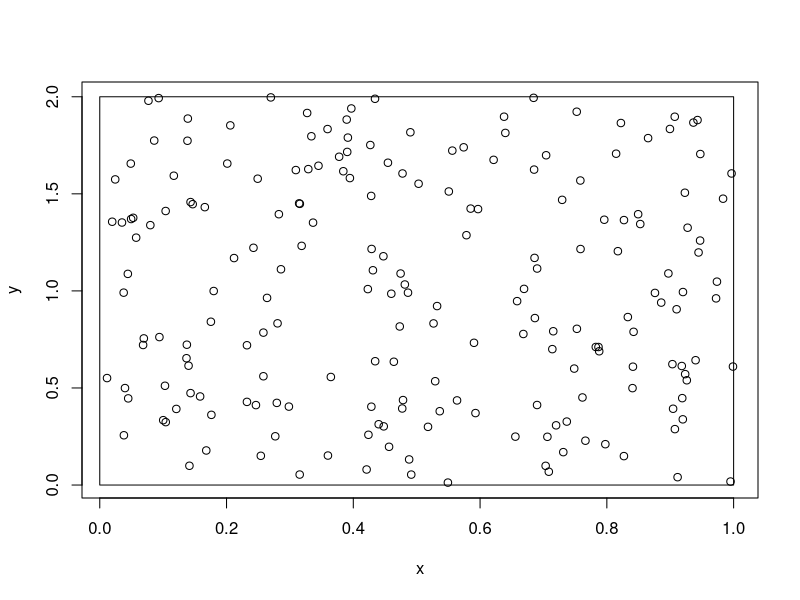
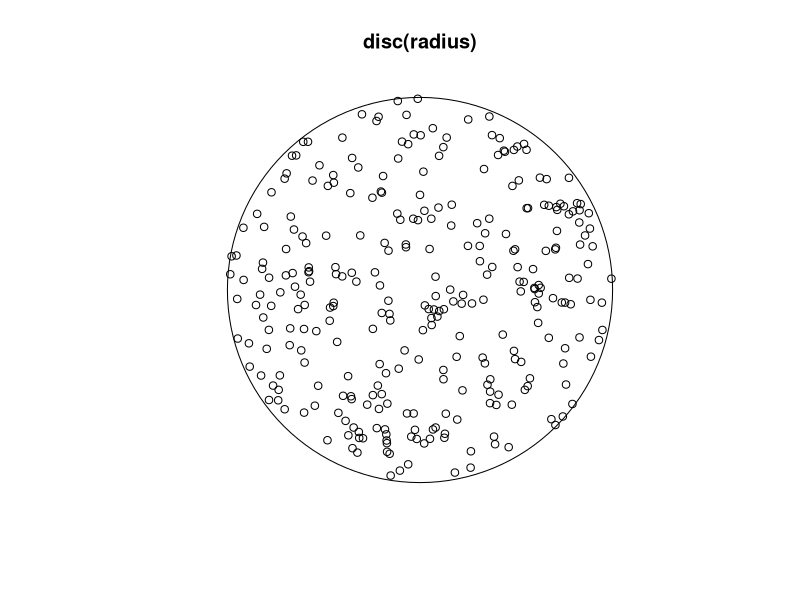
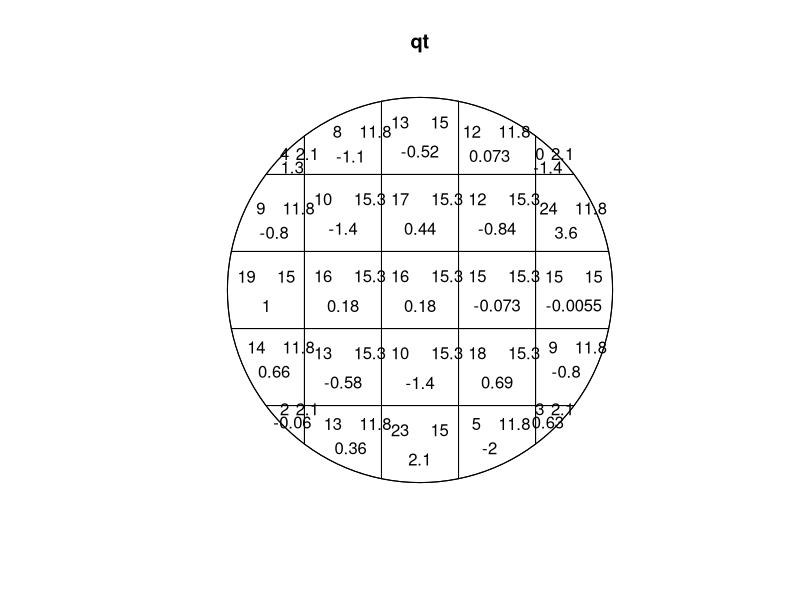
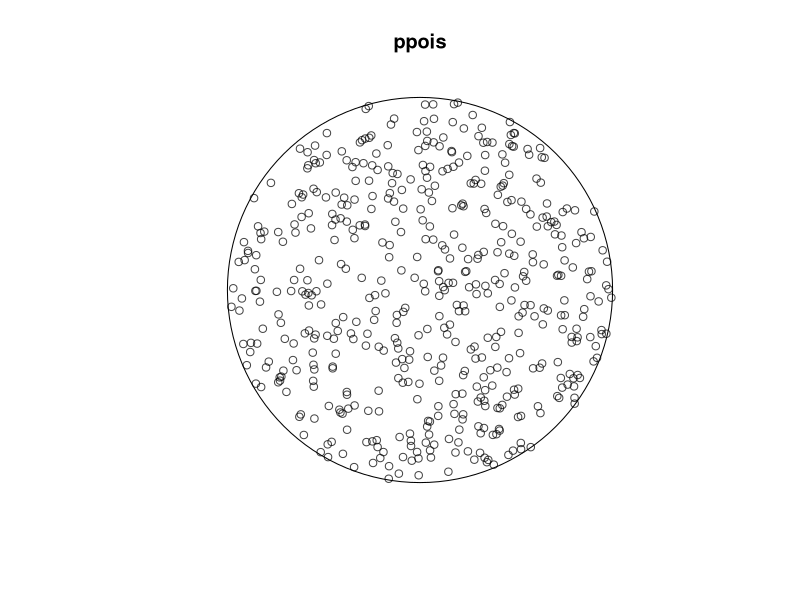

The R script that drew these images, in order:
## ---- chunk 1
n <- 200

xmin <- 0
xmax <- 1
ymin <- 0
ymax <- 2

# Sample from a uniform distribution
x <- runif(n, xmin, xmax)
y <- runif(n, ymin, ymax)
## ---- chunk 2
mapxy <- function(a = NA){
  plot(x, y, asp=a)
  rect(xmin, ymin, xmax, ymax)
}

mapxy(0)
## ---- chunk 3
library(spatstat)
n_points <- 300
radius <- 10

r_squared <- runif(n_points, 0, radius**2)
angle <- runif(n_points, 0, 2*pi)

x <- sqrt(r_squared) * cos(angle)
y <- sqrt(r_squared) * sin(angle)

plot(disc(radius)); points(x,y)
## ---- chunk 4
# list variable that have already been defined
ls.str()

ppxy <- ppp(x = x, y = y, window = disc(radius))

qt <- quadrat.test(ppxy)
plot(qt)
print(qt)
## ---- chunk 5
# create a disc of radius 10
disc10 <- disc(10)

# to generate approximately 500 points in a disc of radius 10, set lambda tp 500 divided by the area of of the disc

lambda <- 500/area(disc10)

# create a point pattern object

ppois <- rpoispp(lambda = lambda, win = disc10)

plot(ppois)
